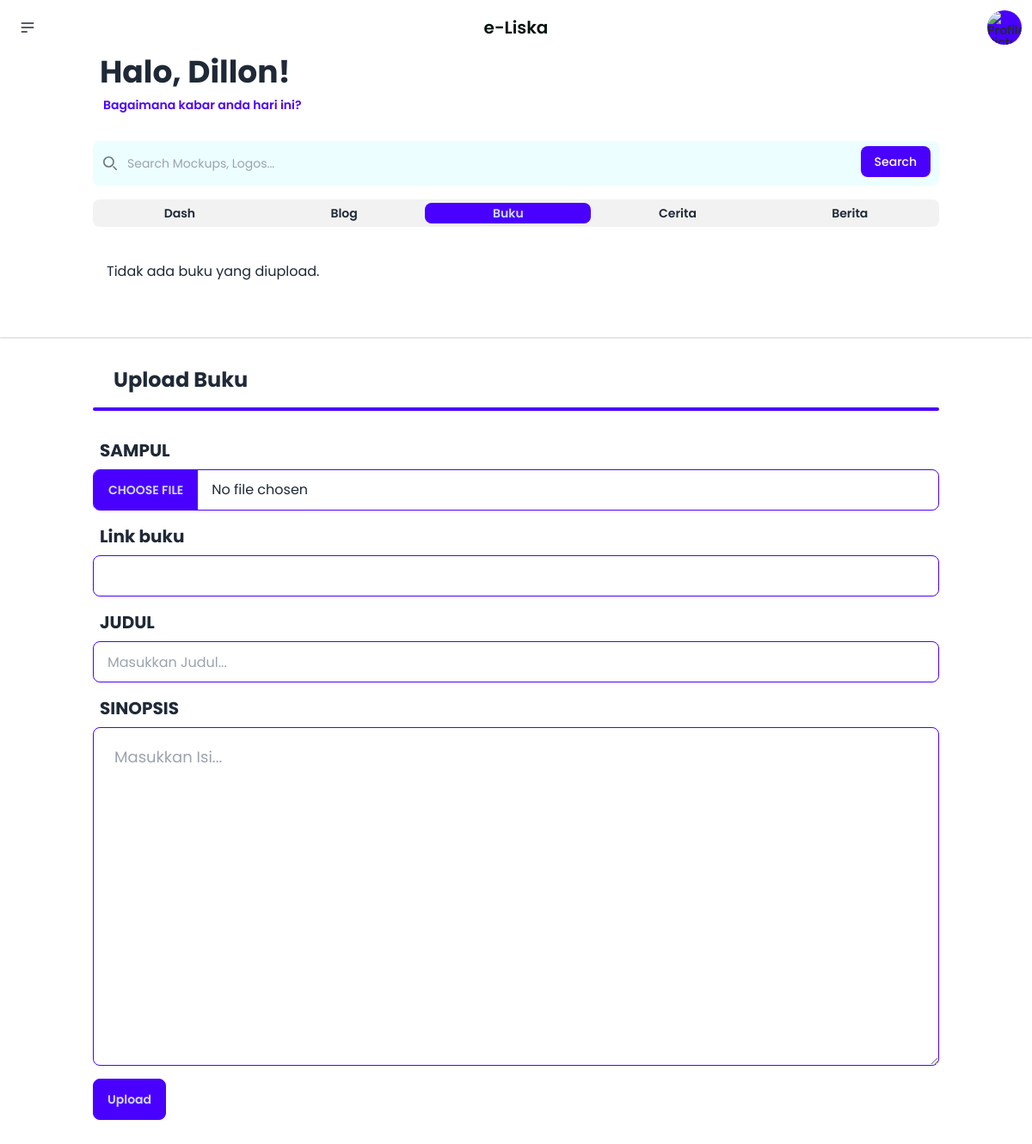
The page /buku/ (signed in) on the database as committed earlier.
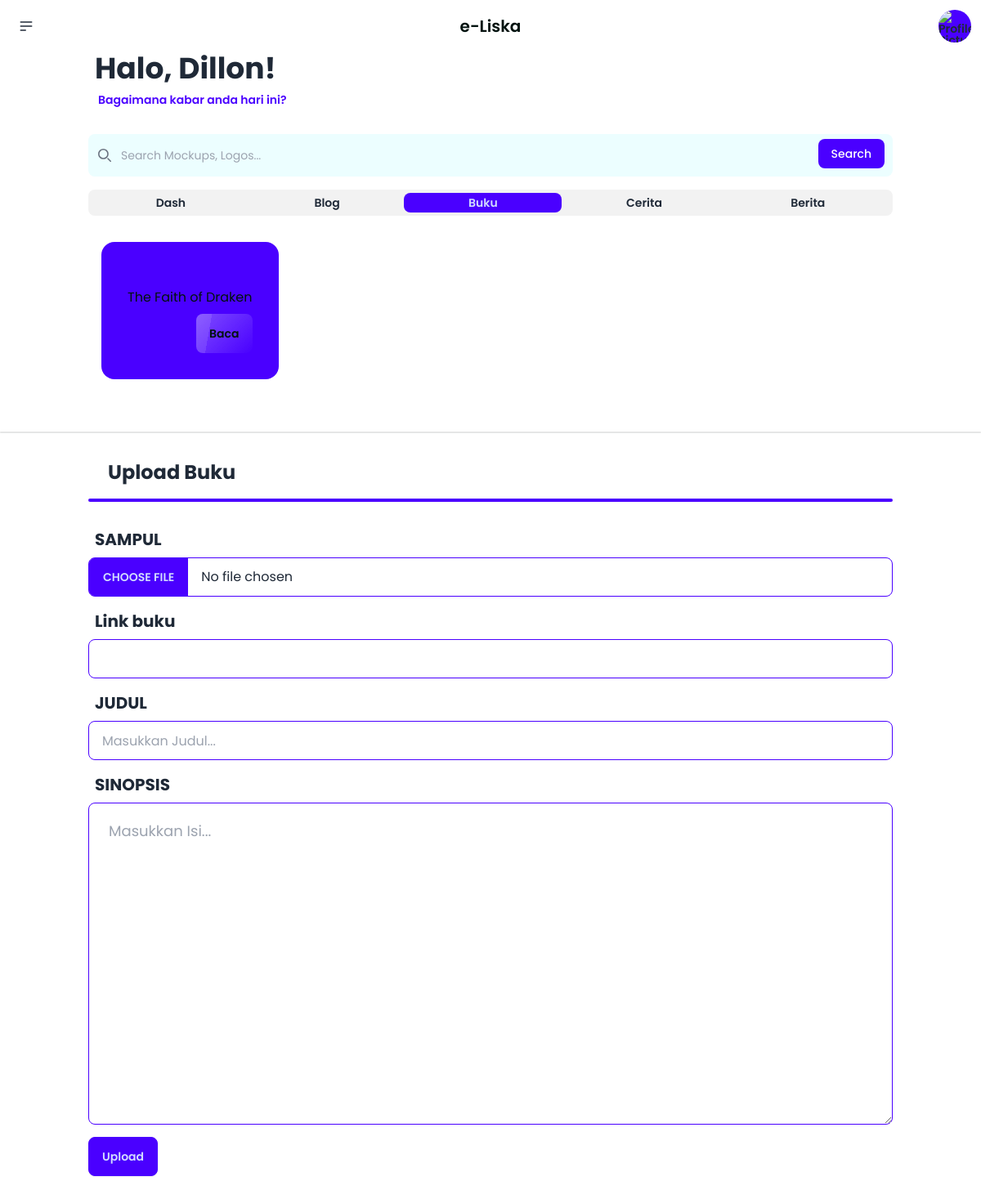
The same page on the database as committed later.
### main/models.py (models this page shows, shortened)
class CustomUser(AbstractUser):
    groups = models.ManyToManyField(Group, related_name='custom_user_groups')
    user_permissions = models.ManyToManyField(Permission, related_name='custom_user_permissions')

class Buku(models.Model):
    judul = models.CharField(max_length=255)
    sinopsis = models.TextField()
    created_by = models.ForeignKey(settings.AUTH_USER_MODEL, on_delete=models.CASCADE)
    tanggal_upload = models.DateTimeField(auto_now_add=True)
    buku_link = models.CharField(max_length=255, null=True)
    sampul = models.ImageField(upload_to='sampul_buku/')

### main/views.py (the view)
# urls.py: path("buku/", views.buku, name="buku"),
@login_required
def buku(request):
    user = request.user
    if request.method == 'POST':
        form = BukuForm(request.POST, request.FILES, user=user)
        if form.is_valid():
            form.save()
            messages.success(request, "Buku berhasil di upload!")
            return redirect('buku')
        else:
         for field, errors in form.errors.items():
                for error in errors:
                    messages.error(request, f"{field}: {error}")
    else:
        form = BukuForm(user=user)
    form.fields['judul'].widget.attrs.update({'class': 'input input-bordered input-primary w-full mt-2 input-custom','placeholder': 'Masukkan Judul...'})
    form.fields['sinopsis'].widget.attrs.update({'class': 'textarea textarea-primary textarea-lg w-full mt-2 textarea-custom', 'placeholder': 'Masukkan Isi...'})
    form.fields['buku_link'].widget.attrs.update({'class': 'input input-bordered input-primary w-full mt-2'})
    form.fields['sampul'].widget.attrs.update({'class': 'file-input file-input-bordered file-input-primary w-full mt-2'})
    bukus = Buku.objects.filter(created_by=user)
    context = {'form': form, 'username': user.username, 'bukus': bukus}
    return render(request, 'users/buku.html', context)

### main/forms.py (shortened to what this page needs)
class BukuForm(forms.ModelForm):
    class Meta:
        model = Buku
        fields = ['judul', 'sinopsis', 'buku_link', 'created_by', 'sampul']
        widgets = {
            'created_by': forms.HiddenInput(),
        }
    def __init__(self, *args, **kwargs):
        self.user = kwargs.pop('user', None)
        super().__init__(*args, **kwargs)
        if self.user:
            self.fields['created_by'].initial = self.user

### main/context_processors.py (called while the page is built)
def photo_profile(request):
    photo = None
    if request.user.is_authenticated:
        user_profile = UserProfile.objects.filter(user=request.user).first()
        if user_profile:
            photo = user_profile.photo_profile
    return {'photo_profile': photo}

### main/templatetags/active_tag.py (called while the page is built)
@register.simple_tag(takes_context=True)
def active(context, pattern):
    import re
    request = context['request']
    if re.search(pattern, request.path):
        return 'tab-active'
    return ''

### main/templates/users/buku.html (shortened to what this page needs)
{% extends 'base_user.html' %}
{% block content %}
  <div class="container mt-4">
  <div
   class="carousel carousel-center w-full p-4 space-x-4 rounded-box"
  >
   {% if bukus %}
   {% for buku in bukus %}
   <div class="carousel-item w-2/3 lg:w-1/2">
    <div class="card bg-primary  text-accent-content ">
     <div class="card-body">
      <p>{{ buku.judul }}</p>
      <div class="card-actions justify-end">
       <a href="">
       <button class="btn glass text-accent-content">Baca</button>
       </a>
      </div>
     </div>
    </div>
   </div>
   {% endfor %}
   {% else %}
   <p>Tidak ada buku yang diupload.</p>
   {% endif %}
  </div>
  </div>
  <div class="w-full bg-base-300 mt-12 mb-8 px-4 h-[2px] rounded-full"></div>
  <section id="buat-blog" class="pb-36">
  <div class="container">
   <h1 class="text-2xl font-bold mt-2 mb-4 ml-6">Upload Buku</h1>
   <div class="w-full h-1 bg-primary rounded-full mb-8"></div>
  <form method="POST" action="{% url 'buku' %}" enctype="multipart/form-data">
   <h1 class="text-xl font-bold mt-4 ml-2">SAMPUL</h1>
   {{ form.sampul }}
   <h1 class="text-xl font-bold mt-4 ml-2">Link buku</h1>
   {{ form.buku_link }}
   <h1 class="text-xl font-bold mt-4 ml-2">JUDUL</h1>
   {{ form.judul }}
   <h1 class="text-xl font-bold mt-4 ml-2">SINOPSIS</h1>
   {{ form.sinopsis }}
   <button type="submit" class="btn btn-primary mt-2">Upload</button>
  </form>
  </div>
  </section>
  {% endblock %}

### main/templates/base_user.html (shortened to what this page needs)
{% load compress %}
{% load static %}
<!DOCTYPE html>
<html lang="en" data-theme="light">
 <head>
  {% compress css %}
  <link href="{% static 'css/output.css' %}" rel="stylesheet" />
  {% endcompress %}
  <link href="{% static 'css/typograph.css' %}" rel="stylesheet" />
 </head>
 <body>
  {% if user.is_authenticated %}
  <header>
   <div class="navbar bg-base max-h-4 flex justify-between">
     <div class="dropdown">
      <div tabindex="0" role="button" class="btn btn-ghost btn-circle">
        <svg xmlns="http://www.w3.org/2000/svg" class="h-5 w-5" fill="none" viewBox="0 0 24 24" stroke="currentColor"><path stroke-linecap="round" stroke-linejoin="round" stroke-width="2" d="M4 6h16M4 12h16M4 18h7" /></svg>
      </div>
    </div>
    <div class="">
     <a
      class="btn btn-ghost normal-case text-xl text-accent-content"
      href="{% url 'home'%}"
      >e-Liska</a
     >
    </div>
    <div class="flex-none">
     <div class="dropdown dropdown-end">
      <label tabindex="0" class="btn btn-ghost btn-circle avatar">
       <div class="w-10 rounded-full bg-primary">
        {% if photo_profile %}
        <img src="{{ photo_profile.url }}" alt="Profile Picture" />
        {% else %}
        <p>No profile picture available</p>
        {% endif %}
       </div>
      </label>
     </div>
     </div>
    </div>
  </header>
  {% endif %}
    <section id="hello mt-4" >
   <div class="container">
    <h1 class="font-bold text-4xl ml-2">Halo, {{ user.first_name }}!</h1>
    <p class="ml-3 text-sm font-semibold text-primary">
     Bagaimana kabar anda hari ini?
    </p>
   </div>
  </section>
  <div class="container mt-8">
   <form>
    <div class="relative">
     <div
      class="absolute inset-y-0 left-0 flex items-center pl-3 pointer-events-none"
     >
     </div>
     <input
      type="search"
      id="default-search"
      class="block w-full p-4 pl-10 text-sm text-gray-900 rounded-lg border-none focus:ring-info focus:border-info bg-cyan-50 dark:placeholder-gray-400 text-accent-content dark:focus:ring-info dark:focus:border-info"
      placeholder="Search Mockups, Logos..."
      required
     />
     <button
      type="submit"
      class="text-white absolute right-2.5 bottom-2.5 bg-primary  hover:bg-cyan-700 focus:ring-4 focus:outline-none focus:ring-blue-300 font-medium rounded-lg text-sm px-4 py-2 dark:bg-primary  dark:hover:bg-cyan-700 dark:focus:ring-blue-800"
     >
      Search
     </button>
    </div>
   </form>
  </div>
{% load active_tag %}
<div class="container mt-4">
  <div class="tabs tabs-boxed tabs-sm font-semibold">
    <a href="{% url 'dashboard' %}" class="tab {% active '^/dashboard/' %}">Dash</a>
    <a href="{% url 'blog' %}" class="tab {% active '^/blog/' %}">Blog</a>
    <a href="{% url 'buku' %}" class="tab {% active '^/buku/' %}">Buku</a>
    <a href="{% url 'cerita' %}" class="tab {% active '^/cerita/' %}">Cerita</a>
    <a href="{% url 'berita' %}" class="tab {% active '^/berita/' %}">Berita</a>
  </div>
</div>
  {% block content %}
  {% endblock %}
 </body>
</html>

### main/static/css/typograph.css (style rules this page uses)
p { margin-top: 8px; }

Rows that differ between the two databases and show on the page:
added Buku: judul "The Faith of Draken"
Other text that changed with them:
text no longer shown: "Tidak ada buku yang diupload."
